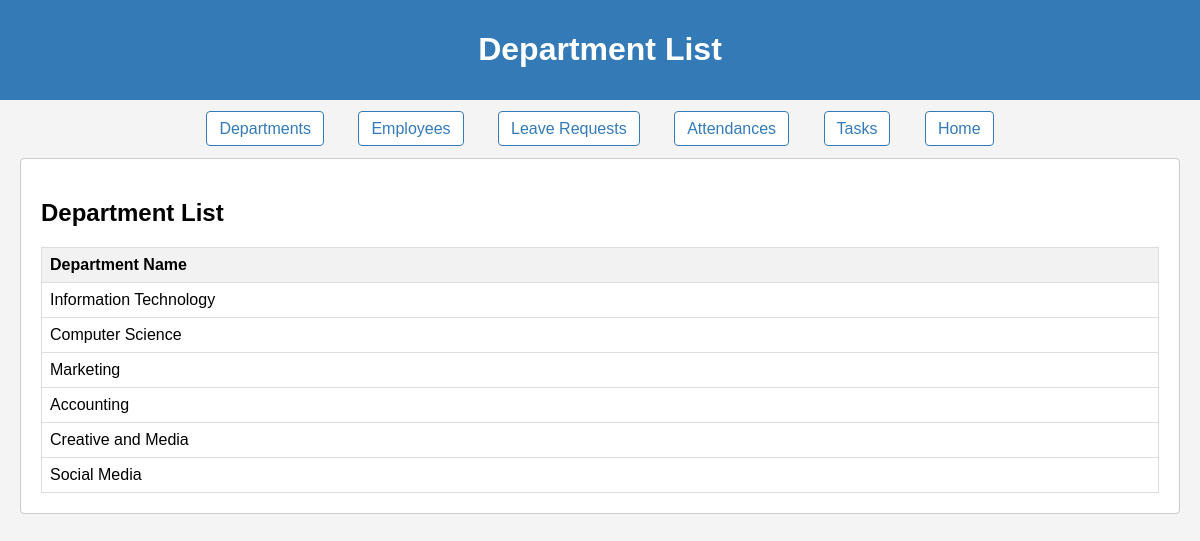
Screenshot of /departments/ with the database file from the repository.
### final_app/models.py (models this page shows, shortened)
class BaseModel(models.Model):
    created_at = models.DateTimeField(auto_now_add=True)
    updated_at = models.DateTimeField(auto_now=True)
    class Meta:
        abstract = True

class Department(BaseModel):
    name = models.CharField(max_length=255)

### final_app/views.py (the view)
# urls.py: path('departments/', DepartmentListView.as_view(), name='department-list'),
class DepartmentListView(ListView):
    model = Department
    template_name = 'department_list.html'
    context_object_name = 'departments'

### final_app/templates/department_list.html (shortened to what this page needs)
{% extends 'base.html' %}
{% block header_title %}Department List{% endblock %}
{% block content %}
    <h2>Department List</h2>
    {% if departments %}
        <table class="department-table">
            <thead>
                <tr>
                    <th>Department Name</th>
                </tr>
            </thead>
            <tbody>
                {% for department in departments %}
                    <tr>
                        <td>{{ department.name }}</td>
                    </tr>
                {% endfor %}
            </tbody>
        </table>
    {% else %}
        <p>No departments available.</p>
    {% endif %}
{% endblock %}

### final_app/static/css/styles.css (style rules this page uses)
body { font-family: 'Arial', sans-serif; background-color: #f4f4f4; margin: 0; padding: 0; }
.department-table { width: 100%; border-collapse: collapse; margin-top: 20px; }
.department-table th, .department-table td { border: 1px solid #ddd; padding: 8px; text-align: left; }
.department-table th { background-color: #f2f2f2; }
table { width: 100%; border-collapse: collapse; margin-top: 20px; }
th, td { border: 1px solid #ddd; padding: 8px; text-align: left; }
th { background-color: #f2f2f2; }

### rows the page displays
Department: name "Information Technology"
Department: name "Computer Science"
Department: name "Marketing"
Department: name "Accounting"
Department: name "Creative and Media"
Department: name "Social Media"
